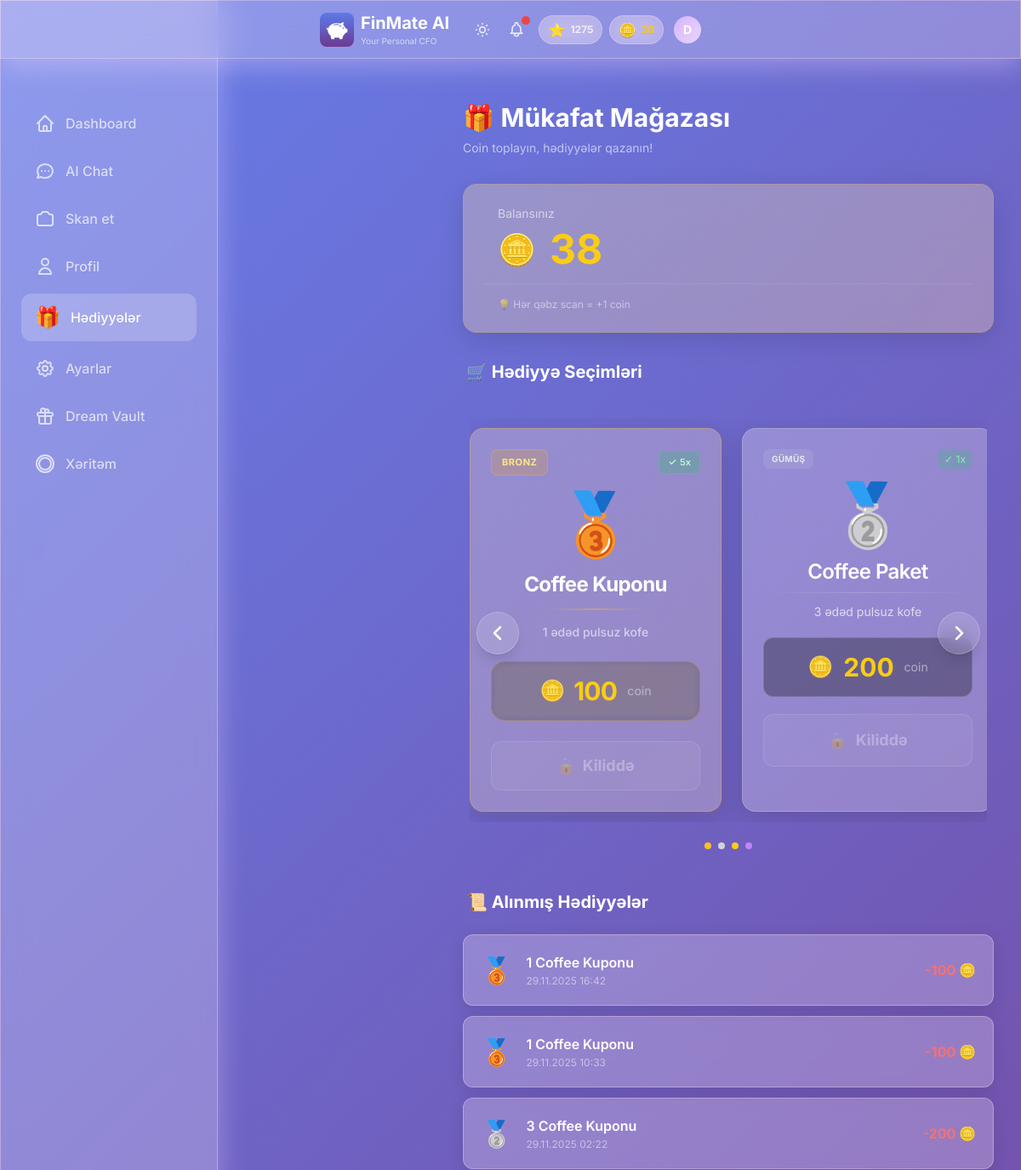
The app's page /rewards (upper part), older data.
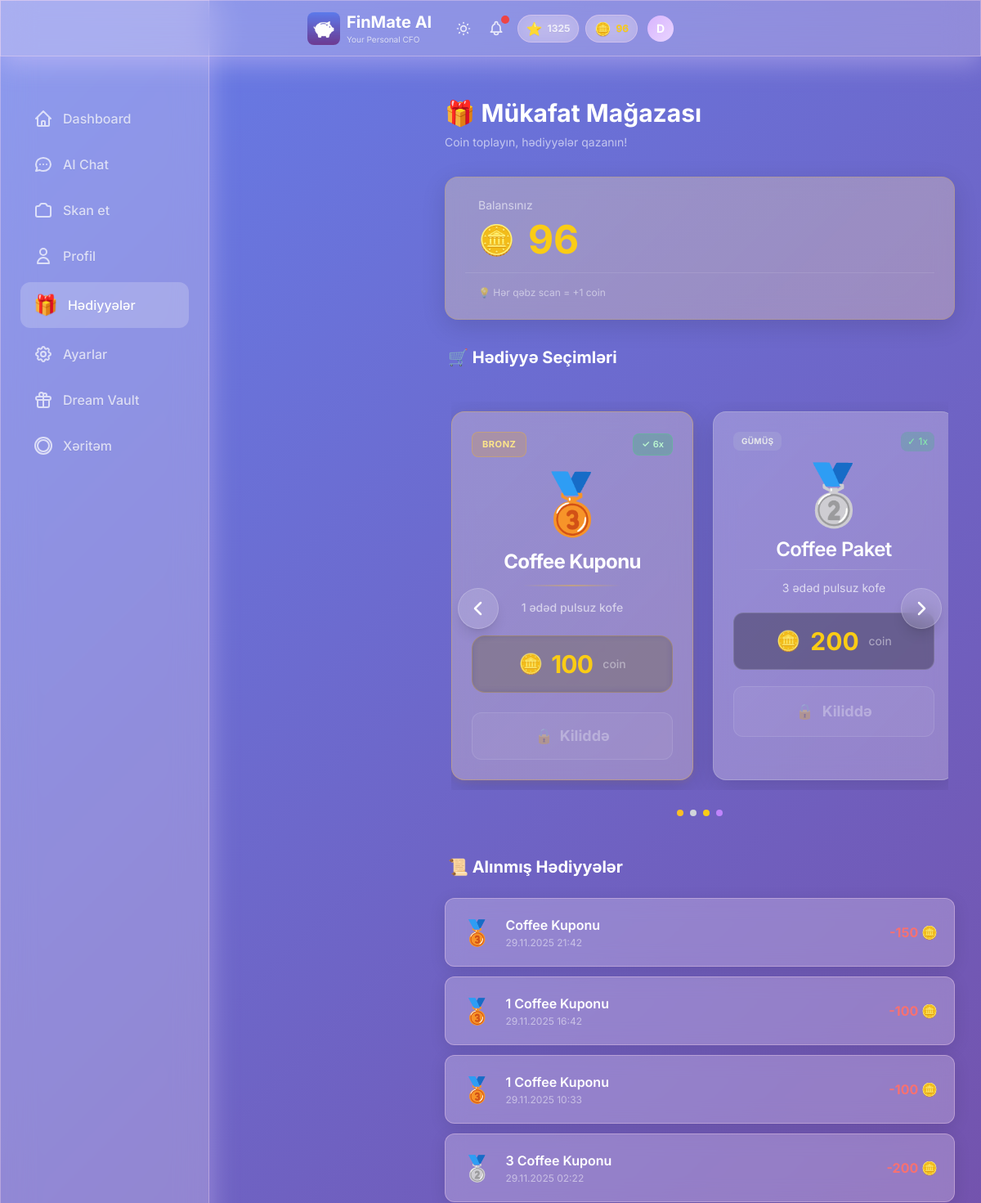
The same page, newer data.
### models.py (models this page shows, shortened)
class User(Base):
    __tablename__ = "users"
    id = Column(Integer, primary_key=True, index=True)
    username = Column(String, unique=True, index=True, nullable=False)
    password_hash = Column(String, nullable=True)  # Hashed password (nullable for demo user)
    monthly_income = Column(Float, nullable=True)  # Monthly salary/income
    monthly_budget = Column(Float, default=1000.0)
    xp_points = Column(Integer, default=0)
    level_title = Column(String, default="Rookie")
    last_rewarded_month = Column(String, nullable=True)  # Format: "YYYY-MM"
    preferred_language = Column(String, default="az")  # az, en, ru
    voice_enabled = Column(Boolean, default=True)
    voice_mode = Column(Boolean, default=False)  # TTS mode - text-to-speech enabled
    daily_budget_limit = Column(Float, nullable=True)
    currency = Column(String, default="AZN")  # Display/Base currency
    personality_mode = Column(String, default="normal")  # normal, mom, strict
    is_premium = Column(Boolean, default=False)  # Premium subscription status
    readability_mode = Column(Boolean, default=False)  # Accessibility mode for vision-impaired users
    coins = Column(Integer, default=0)  # FinMate Coins for reward system
    ai_tokens = Column(Integer, default=10)  # AI features tokens (voice command, receipt scan, etc.)
    ai_name = Column(String, default="FinMate")  # Customizable AI name
    ai_attitude = Column(String, default="Professional")  # Strict, Funny, Sarcastic, Supportive
    ai_style = Column(String, default="Formal")  # Slang, Shakespearean, Dialect, Short
    ai_persona_mode = Column(String, default="Auto")  # Auto (behavioral profiling) or Manual
    login_streak = Column(Integer, default=0)
    last_login_date = Column(Date, nullable=True)
    theme = Column(String, default="default")  # gold, midnight, ocean, etc.
    incognito_mode = Column(Boolean, default=False)  # Hide amounts
    created_at = Column(DateTime, default=datetime.utcnow)
    expenses = relationship("Expense", back_populates="user", cascade="all, delete-orphan")
    chat_messages = relationship("ChatMessage", back_populates="user", cascade="all, delete-orphan")
    xp_logs = relationship("XPLog", back_populates="user", cascade="all, delete-orphan")
    dreams = relationship("Dream", back_populates="user", cascade="all, delete-orphan")

class UserReward(Base):
    __tablename__ = "user_rewards"
    id = Column(Integer, primary_key=True, index=True)
    user_id = Column(Integer, ForeignKey("users.id"), nullable=False)
    reward_type = Column(String, nullable=False)  # bronze, silver, gold, platinum
    reward_name = Column(String, nullable=False)  # e.g., "1 Coffee Kuponu"
    coins_spent = Column(Integer, nullable=False)  # How many coins spent
    claimed_at = Column(DateTime, default=datetime.utcnow, nullable=False)
    user = relationship("User", backref="claimed_rewards")

### a.py (the view)
@app.get("/rewards")
def rewards_page(request: Request, db: Session = Depends(get_db)):
    user = get_current_user(request, db)
    if not user:
        return RedirectResponse("/login", status_code=303)
    from models import UserReward
    claimed_rewards = db.query(UserReward).filter(UserReward.user_id == user.id).order_by(UserReward.claimed_at.desc()).all()
    reward_counts = {}
    for reward in claimed_rewards:
        reward_counts[reward.reward_type] = reward_counts.get(reward.reward_type, 0) + 1
    return templates.TemplateResponse("rewards.html", {
        "request": request,
        "user": user,
        "claimed_rewards": claimed_rewards,
        "reward_counts": reward_counts
    })

### templates/rewards.html (shortened to what the changed rows need)
{% extends "base.html" %}
{% block content %}
<div class="max-w-2xl mx-auto px-4 py-6 pb-24 lg:ml-64" style="overflow: visible !important;">
    <div class="mb-8">
        <h1 class="text-2xl sm:text-3xl font-bold text-white mb-2">🎁 Mükafat Mağazası</h1>
    </div>
    <div class="glass-card p-6 mb-8 bg-gradient-to-br from-yellow-500/10 to-amber-500/10 border border-yellow-500/20 rounded-2xl"
        style="box-shadow: 0 8px 30px rgba(0, 0, 0, 0.12);">
        <div class="flex items-center justify-between">
            <div class="flex-1 pl-4">
                <div class="flex items-center gap-4">
                    <span class="text-4xl">🪙</span>
                    <span id="coin-balance" class="text-5xl font-bold text-yellow-400">{{ user.coins if user.coins is
                        defined else 0 }}</span>
                </div>
            </div>
        </div>
    </div>
    <div class="mb-8" style="overflow: visible;">
        <h2 class="text-xl font-bold text-white mb-6 px-1">🛒 Hədiyyə Seçimləri</h2>
        <div class="relative" style="overflow: visible; padding: 1rem 0.5rem;">
            <div id="rewards-carousel" class="flex gap-6 overflow-x-auto scrollbar-hide snap-x snap-mandatory pb-6 px-4 md:px-12"
                style="scroll-behavior: smooth; overflow-y: visible !important;">
                {% set current_coins = user.coins if user.coins is defined else 0 %}
                <div class="flex-shrink-0 w-72 sm:w-80 snap-center reward-card-wrapper">
                    <div class="glass-card p-5 sm:p-6 h-full border border-amber-400/30 hover:border-amber-400/60 transition-all duration-300 bg-gradient-to-br from-amber-500/5 to-yellow-500/5 rounded-2xl relative reward-card-hover"
                        style="box-shadow: 0 8px 32px rgba(0, 0, 0, 0.15), 0 2px 8px rgba(251, 191, 36, 0.1);">
                        <div class="flex justify-between items-center mb-5 min-h-[28px]">
                            {% if reward_counts.get('bronze', 0) > 0 %}
                            <span class="px-2.5 py-1 rounded-lg bg-green-500/25 text-green-200 text-[11px] font-semibold border border-green-400/30 flex items-center gap-1 flex-shrink-0">
                                <span>✓</span>
                                <span>{{ reward_counts.get('bronze') }}x</span>
                            </span>
                            {% else %}
                            <span class="flex-shrink-0"></span>
                            {% endif %}
                        </div>
                    </div>
                </div>
            </div>
        </div>
    </div>
    <div class="space-y-4">
        <h2 class="text-xl font-bold text-white mb-6 px-1">📜 Alınmış Hədiyyələr</h2>
        {% if claimed_rewards %}
        <div class="space-y-3">
            {% for reward in claimed_rewards %}
            <div class="glass-card p-5 flex items-center justify-between hover:bg-white/5 transition rounded-xl"
                style="box-shadow: 0 4px 20px rgba(0, 0, 0, 0.1);">
                <div class="flex items-center gap-4">
                    <span class="text-3xl">
                        {% if reward.reward_type == 'bronze' %}🥉
                        {% elif reward.reward_type == 'silver' %}🥈
                        {% elif reward.reward_type == 'gold' %}🥇
                        {% else %}💎{% endif %}
                    </span>
                    <div>
                        <p class="text-white font-semibold text-base">{{ reward.reward_name }}</p>
                        <p class="text-white/50 text-xs mt-0.5">{{ reward.claimed_at.strftime('%d.%m.%Y %H:%M') }}</p>
                    </div>
                </div>
                <span class="text-red-400 font-bold text-base">-{{ reward.coins_spent }} 🪙</span>
            </div>
            {% endfor %}
        </div>
        {% else %}
        <div class="glass-card p-8 text-center rounded-xl" style="box-shadow: 0 4px 20px rgba(0, 0, 0, 0.1);">
            <p class="text-white/50 text-base">Hələ hədiyyə almamısınız</p>
            <p class="text-white/30 text-sm mt-1">Coin toplayın və yuxarıdan seçin!</p>
        </div>
        {% endif %}
    </div>
</div>
{% endblock %}

### templates/base.html (shortened to what the changed rows need)
<!DOCTYPE html>
<html lang="az" data-theme="dark">
<head>
    <link href="https://cdn.jsdelivr.net/npm/daisyui@4.4.19/dist/full.min.css" rel="stylesheet" type="text/css" />
    <script src="https://cdn.tailwindcss.com"></script>
    <script src="/static/js/tailwind-config.js"></script>
    <link rel="stylesheet" href="/static/css/base.css">
    <link rel="stylesheet" href="/static/css/hamburger_menu.css">
</head>
<body>
    <div class="glass fixed top-0 left-0 right-0 z-50 px-2 sm:px-4 py-2 sm:py-3">
        <div class="flex items-center justify-between max-w-md mx-auto">
            <div class="min-w-0 flex-1 flex items-center gap-2">
                <a href="/" class="min-w-0 flex-1 flex items-center gap-2 hover:opacity-90 transition-opacity">
                    <div class="min-w-0">
                        <h1 class="text-lg sm:text-xl font-bold text-white truncate">FinMate AI</h1>
                    </div>
                </a>
            </div>
            <div class="flex items-center gap-2 sm:gap-3 relative flex-shrink-0">
                {% include "partials/user_stats.html" %}
                <div class="relative flex-shrink-0 group">
                    <button type="button" id="profile-dropdown-btn" class="relative focus:outline-none">
                        <div id="user-avatar"
                            class="w-7 h-7 sm:w-8 sm:h-8 rounded-full flex items-center justify-center text-white font-bold text-xs sm:text-sm transition-all duration-400 group-hover:scale-110 hover:scale-110"
                            style="background: linear-gradient(135deg, var(--accent-primary), var(--accent-secondary));">
                            {{ user.username[0].upper() if user else 'D' }}
                        </div>
                    </button>
                </div>
            </div>
        </div>
    </div>
    <div class="pt-24 pb-8 px-4">
        <div class="w-full lg:max-w-7xl mx-auto">
            {% block content %}{% endblock %}
        </div>
    </div>
</body>
</html>

### templates/partials/user_stats.html
{% if user and user.xp_points is defined %}
<div class="hidden sm:flex items-center gap-2" id="user-stats-container" hx-get="/api/stats"
    hx-trigger="update-stats from:body" hx-swap="outerHTML">
    <div class="flex items-center gap-1.5 glass-card px-2.5 py-1 rounded-full">
        <span class="text-base">{% if user.level_title == 'Rookie' %}🌱{% elif user.level_title ==
            'Saver' %}💰{% elif user.level_title == 'Analyst' %}📊{% elif user.level_title == 'Manager'
            %}🎯{% elif user.level_title == 'CFO' %}👑{% else %}⭐{% endif %}</span>
        <span class="text-xs font-bold text-white/80">{{ user.xp_points }}</span>
    </div>
    <div class="flex items-center gap-1.5 glass-card px-2.5 py-1 rounded-full">
        <span class="text-base">🪙</span>
        <span class="text-xs font-bold text-yellow-400">{{ user.coins or 0 }}</span>
    </div>
</div>
{% endif %}

Row changes from the older to the newer data that the page shows:
changed User: xp_points "1275" → "1325"; coins "38" → "96"
added UserReward: reward_name "Coffee Kuponu", claimed_at "29.11.2025 21:42"
Text that changed along with them:
{{ reward_counts.get('bronze') }}: "5" → "6"
